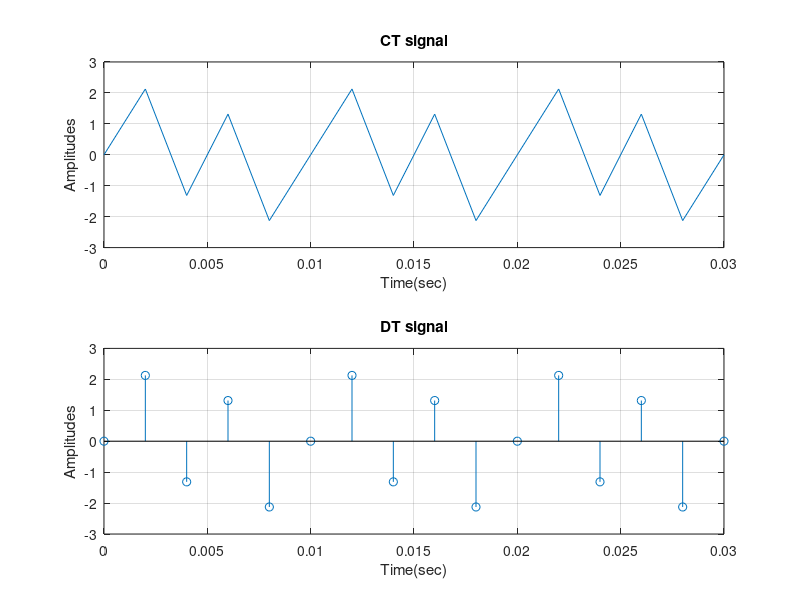
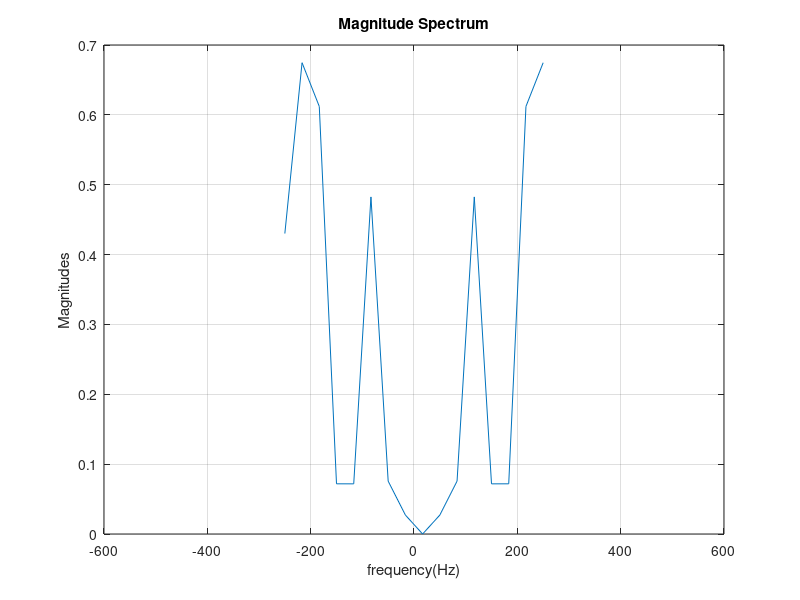

Recreate these plots in MATLAB, in order.
A=[1 2 1.5];
f1=[100 200 500];
T=1/min(f1);
Fs=1*max(f1);
Ts=1/Fs;
t=0:Ts:3*T;
xt=0;
for ind=1:length(f1)
    xt=xt+A(ind)*sin(2*pi*f1(ind)*t);
end
N=length(xt);
Xf=fftshift(fft(xt))/N;
f=linspace(-Fs/2,Fs/2,N);
figure;
subplot(211)
plot(t,xt);
xlabel('Time(sec)')
ylabel('Amplitudes')
title('CT signal')
grid on
subplot(212)
stem(t,xt);
xlabel('Time(sec)')
ylabel('Amplitudes')
title('DT signal')
grid on
figure;
plot(f,abs(Xf))
xlabel('frequency(Hz)')
ylabel('Magnitudes')
title('Magnitude Spectrum')
grid on
xlim([-600 600])